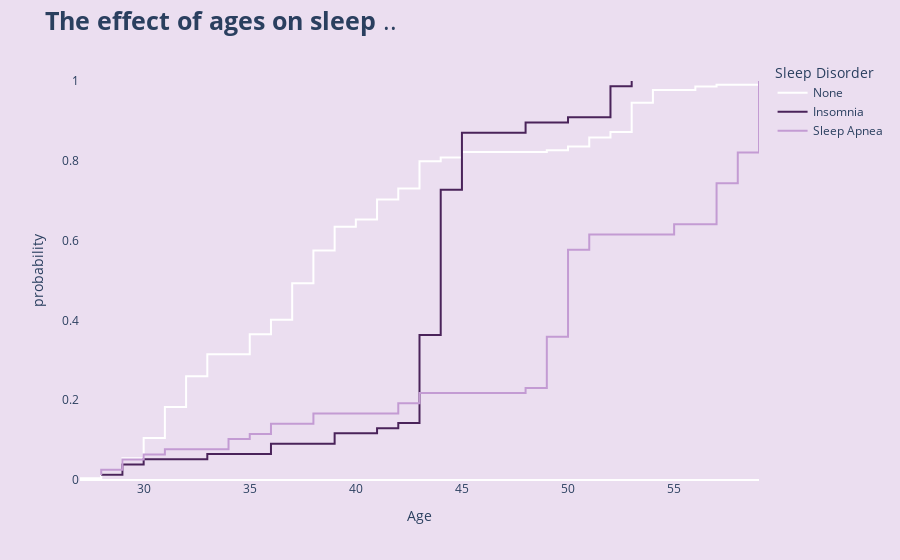

Notebook source saved alongside this figure:
### Code cell
import pandas as pd
import plotly.express as px

# Veriyi okuma
sleep_data = pd.read_csv('Sleep_health_and_lifestyle_dataset.csv')

# 'None' değerlerini içeren bir kopya oluşturma
sleep_data_with_none = sleep_data.copy()
sleep_data_with_none['Sleep Disorder'].fillna('None', inplace=True)

# ECDF oluşturma
fig = px.ecdf(sleep_data_with_none, x='Age', color='Sleep Disorder',
              color_discrete_sequence=['white', '#4A235A', '#C39BD3'],
              category_orders={'Sleep Disorder': ['None', 'Insomnia', 'Sleep Apnea']})

# Layout ayarları
fig.update_layout(title='<b>The effect of ages on sleep </b>..',
                  title_font={'size': 25},
                  paper_bgcolor='#EBDEF0',
                  plot_bgcolor='#EBDEF0')

# Eksen ayarları
fig.update_xaxes(showgrid=False)
fig.update_yaxes(showgrid=False)

# Çıktıyı gösterme
fig.show()

### Figure 1 — Plotly figure (JSON) as saved in the notebook; plotly's stock layout.template omitted (floating-point values rounded to 4 significant figures; data arrays with more than 128 entries replaced by an {"elided": "..."} marker saying what was removed)
{"data": [{"hovertemplate": "Sleep Disorder=None<br>Age=%{x}<br>probability=%{y}<extra></extra>", "legendgroup": "None", "line": {"dash": "solid", "shape": "hv"}, "marker": {"color": "white", "symbol": "circle"}, "mode": "lines", "name": "None", "orientation": "v", "showlegend": true, "type": "scatter", "x": {"elided": "219 int values"}, "xaxis": "x", "y": {"elided": "219 float values"}, "yaxis": "y"}, {"hovertemplate": "Sleep Disorder=Insomnia<br>Age=%{x}<br>probability=%{y}<extra></extra>", "legendgroup": "Insomnia", "line": {"dash": "solid", "shape": "hv"}, "marker": {"color": "#4A235A", "symbol": "circle"}, "mode": "lines", "name": "Insomnia", "orientation": "v", "showlegend": true, "type": "scatter", "x": [28, 29, 29, 30, 33, 36, 36, 39, 39, 41, 42, 43, 43, 43, 43, 43, 43, 43, 43, 43, 43, 43, 43, 43, 43, 43, 43, 43, 44, 44, 44, 44, 44, 44, 44, 44, 44, 44, 44, 44, 44, 44, 44, 44, 44, 44, 44, 44, 44, 44, 44, 44, 44, 44, 44, 44, 45, 45, 45, 45, 45, 45, 45, 45, 45, 45, 45, 48, 48, 50, 52, 52, 52, 52, 52, 52, 53], "xaxis": "x", "y": [0.01299, 0.02597, 0.03896, 0.05195, 0.06494, 0.07792, 0.09091, 0.1039, 0.1169, 0.1299, 0.1429, 0.1558, 0.1688, 0.1818, 0.1948, 0.2078, 0.2208, 0.2338, 0.2468, 0.2597, 0.2727, 0.2857, 0.2987, 0.3117, 0.3247, 0.3377, 0.3506, 0.3636, 0.3766, 0.3896, 0.4026, 0.4156, 0.4286, 0.4416, 0.4545, 0.4675, 0.4805, 0.4935, 0.5065, 0.5195, 0.5325, 0.5455, 0.5584, 0.5714, 0.5844, 0.5974, 0.6104, 0.6234, 0.6364, 0.6494, 0.6623, 0.6753, 0.6883, 0.7013, 0.7143, 0.7273, 0.7403, 0.7532, 0.7662, 0.7792, 0.7922, 0.8052, 0.8182, 0.8312, 0.8442, 0.8571, 0.8701, 0.8831, 0.8961, 0.9091, 0.9221, 0.9351, 0.9481, 0.961, 0.974, 0.987, 1], "yaxis": "y"}, {"hovertemplate": "Sleep Disorder=Sleep Apnea<br>Age=%{x}<br>probability=%{y}<extra></extra>", "legendgroup": "Sleep Apnea", "line": {"dash": "solid", "shape": "hv"}, "marker": {"color": "#C39BD3", "symbol": "circle"}, "mode": "lines", "name": "Sleep Apnea", "orientation": "v", "showlegend": true, "type": "scatter", "x": [28, 28, 29, 29, 30, 31, 34, 34, 35, 36, 36, 38, 38, 42, 42, 43, 43, 48, 49, 49, 49, 49, 49, 49, 49, 49, 49, 49, 50, 50, 50, 50, 50, 50, 50, 50, 50, 50, 50, 50, 50, 50, 50, 50, 50, 51, 51, 51, 55, 55, 57, 57, 57, 57, 57, 57, 57, 57, 58, 58, 58, 58, 58, 58, 59, 59, 59, 59, 59, 59, 59, 59, 59, 59, 59, 59, 59, 59], "xaxis": "x", "y": [0.01282, 0.02564, 0.03846, 0.05128, 0.0641, 0.07692, 0.08974, 0.1026, 0.1154, 0.1282, 0.141, 0.1538, 0.1667, 0.1795, 0.1923, 0.2051, 0.2179, 0.2308, 0.2436, 0.2564, 0.2692, 0.2821, 0.2949, 0.3077, 0.3205, 0.3333, 0.3462, 0.359, 0.3718, 0.3846, 0.3974, 0.4103, 0.4231, 0.4359, 0.4487, 0.4615, 0.4744, 0.4872, 0.5, 0.5128, 0.5256, 0.5385, 0.5513, 0.5641, 0.5769, 0.5897, 0.6026, 0.6154, 0.6282, 0.641, 0.6538, 0.6667, 0.6795, 0.6923, 0.7051, 0.7179, 0.7308, 0.7436, 0.7564, 0.7692, 0.7821, 0.7949, 0.8077, 0.8205, 0.8333, 0.8462, 0.859, 0.8718, 0.8846, 0.8974, 0.9103, 0.9231, 0.9359, 0.9487, 0.9615, 0.9744, 0.9872, 1], "yaxis": "y"}], "layout": {"legend": {"title": {"text": "Sleep Disorder"}, "tracegroupgap": 0}, "margin": {"t": 60}, "paper_bgcolor": "#EBDEF0", "plot_bgcolor": "#EBDEF0", "title": {"font": {"size": 25}, "text": "<b>The effect of ages on sleep </b>.."}, "xaxis": {"anchor": "y", "domain": [0, 1], "showgrid": false, "title": {"text": "Age"}}, "yaxis": {"anchor": "x", "domain": [0, 1], "rangemode": "tozero", "showgrid": false, "title": {"text": "probability"}}}}
